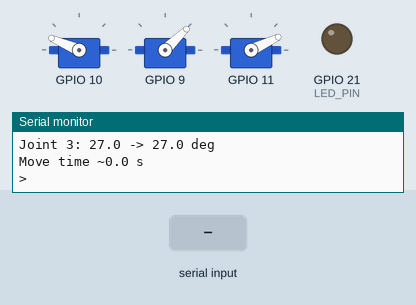
Simulated run of this program. Board: ESP32-S3. Parts: 3 × servo, output pins drawn as LEDs (lit = HIGH), the last lines printed to the serial monitor. Dashed ring = blinking. The inputs (shaded band) are chosen by the test bench. EEPROM starts erased; servo pulses on a pin are drawn as a servo (544–2400 µs = 0–180°).

Above: at 1.7 s.
1.8 s: "test\n" received over Serial
At 3.7 s:
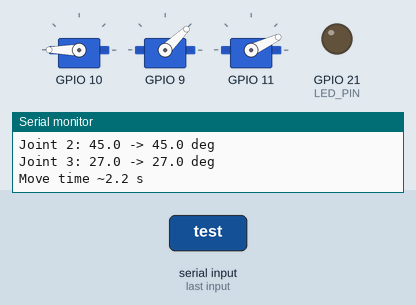
4.8 s: "stop\n" received over Serial
At 5.1 s:
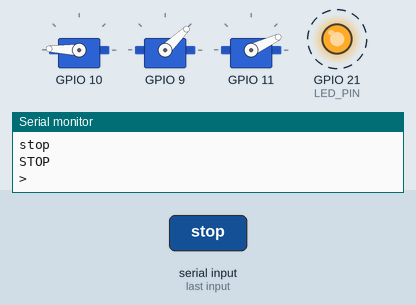
Timing chart, 0 to 15.3 s (numbered marks = the images above; inputs shaded):
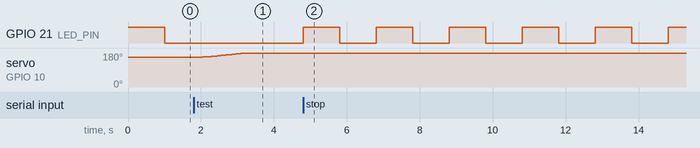

The program:

main.cpp
```cpp
// RASTICrane servo controller for the ESP32-S3 Super Mini (HW-747 V0.02).
//
// Serial commands (115200 baud, native USB):
//   <joint> <angle>      move one joint, e.g. "1 150"
//   goto <a> <b> <c>     move all joints, arriving at the same time
//   home                 move to the home pose
//   stop                 freeze where the arm is now
//   speed <deg/s>        set max speed          accel <deg/s^2>  set acceleration
//   here <a> <b> <c>     tell the controller where the arm is, without moving it
//   relax / hold         stop / restart the servo pulses
//   status               show positions and settings
//   test                 sweep each joint through its range and back
//
// Motion: every move follows a trapezoidal velocity profile (accelerate, cruise at
// maxSpeed_degps, decelerate). The position is a float and is updated once per
// PWM frame, so the servo sees a continuous ramp instead of whole-degree jumps.
//
// Start-up: hobby servos report no position. The controller assumes the arm is where
// it was last commanded (saved in flash), or at the home pose if nothing was saved,
// holds that pose briefly, then glides to the home pose at the normal smooth speed.

#include <Arduino.h>
#include <Preferences.h>
#include <math.h>
#include "driver/ledc.h"

// ============================================
// JOINT CONFIGURATION (per arm)
// ============================================
// Angles are servo angles in degrees, 0 at minPulse_us and servoTravel_deg at maxPulse_us.
// minAngle_deg / maxAngle_deg: allowed range; commands outside it are rejected.
// homeAngle_deg: the pose assumed at first boot, moved to after every boot, and used by "home".
struct JointConfig {
    const char* name;
    uint8_t pin;
    ledc_channel_t channel;
    float servoTravel_deg;
    uint16_t minPulse_us;
    uint16_t maxPulse_us;
    float minAngle_deg;
    float maxAngle_deg;
    float homeAngle_deg;
};

const JointConfig kJoints[] = {
    // name        pin  channel          travel  minUs  maxUs   min    max    home
    {"base 300",   10,  LEDC_CHANNEL_0,  300.0f, 500,   2500,   0.0f,  300.0f, 250.0f},
    {"180 #1",      9,  LEDC_CHANNEL_1,  180.0f, 500,   2500,   0.0f,  180.0f, 45.0f},
    {"180 #2",     11,  LEDC_CHANNEL_2,  180.0f, 500,   2500,   0.0f,  180.0f, 27.0f},
};
const uint8_t kNumJoints = sizeof(kJoints) / sizeof(kJoints[0]);

// ============================================
// MOTION TUNING (can also be changed at run time with "speed" / "accel")
// ============================================
float maxSpeed_degps = 30.0f;    // cruise speed of the slowest-finishing joint
float accel_degps2 = 60.0f;      // ramp up/down rate; lower = gentler starts and stops

// After boot, hold the assumed pose for kBootHold_ms, then move smoothly to the home pose.
const bool kHomeOnBoot = true;
const uint32_t kBootHold_ms = 500;

// ============================================
// HARDWARE
// ============================================
#define LED_PIN           21
#define LED_ON            LOW     // onboard LED is active low

#define LEDC_MODE         LEDC_LOW_SPEED_MODE
#define LEDC_TIMER        LEDC_TIMER_0
#define LEDC_RESOLUTION   LEDC_TIMER_14_BIT   // 14 bits at 50 Hz: 1.22 us per count (~0.18 deg)
const uint32_t kPwmFreq_hz = 50;
const uint32_t kPwmPeriod_us = 1000000 / kPwmFreq_hz;
const uint32_t kDutyMax = (1u << 14) - 1;

// One motion update per PWM frame; updating faster than the servo reads pulses does nothing.
const uint32_t kUpdatePeriod_us = kPwmPeriod_us;

// Positions are saved after motion stops and the arm has been still this long.
const uint32_t kSaveDelay_ms = 500;

// Flash key for the saved pose. Changed from "pose" when the base and 180 #2 pins were
// swapped, so a pose saved in the old joint order is never applied to the wrong servo.
const char* const kPoseKey = "pose2";

const uint8_t kInputBufferSize = 64;

// ============================================
// STATE
// ============================================
struct JointState {
    float position_deg;     // where the servo is being commanded right now
    float velocity_degps;   // signed
    float target_deg;
    float moveSpeed_degps;  // this move's speed/accel limits (scaled so joints finish together)
    float moveAccel_degps2;
    bool moving;
};

JointState joints[kNumJoints];
bool outputsEnabled = true;
bool poseDirty = false;       // position changed since last save
uint32_t lastMotion_ms = 0;
Preferences prefs;

// Queue of poses for "test", run one after the other.
const uint8_t kMaxQueuedPoses = 3 * kNumJoints + 1;
float poseQueue[kMaxQueuedPoses][kNumJoints];
uint8_t queueHead = 0, queueCount = 0;

// ============================================
// SERVO OUTPUT
// ============================================
static uint32_t angleToDuty(uint8_t jointIdx, float angle_deg) {
    const JointConfig& cfg = kJoints[jointIdx];
    float pulse_us = cfg.minPulse_us +
                     (angle_deg / cfg.servoTravel_deg) * (cfg.maxPulse_us - cfg.minPulse_us);
    return (uint32_t)lroundf(pulse_us * (float)(kDutyMax + 1) / (float)kPwmPeriod_us);
}

static void writeServo(uint8_t jointIdx) {
    uint32_t duty = outputsEnabled ? angleToDuty(jointIdx, joints[jointIdx].position_deg) : 0;
    ledc_set_duty(LEDC_MODE, kJoints[jointIdx].channel, duty);
    ledc_update_duty(LEDC_MODE, kJoints[jointIdx].channel);
}

static void setupPwm() {
    ledc_timer_config_t timerCfg = {};
    timerCfg.speed_mode = LEDC_MODE;
    timerCfg.duty_resolution = LEDC_RESOLUTION;
    timerCfg.timer_num = LEDC_TIMER;
    timerCfg.freq_hz = kPwmFreq_hz;
    timerCfg.clk_cfg = LEDC_AUTO_CLK;
    ledc_timer_config(&timerCfg);

    for (uint8_t i = 0; i < kNumJoints; i++) {
        ledc_channel_config_t channelCfg = {};
        channelCfg.gpio_num = kJoints[i].pin;
        channelCfg.speed_mode = LEDC_MODE;
        channelCfg.channel = kJoints[i].channel;
        channelCfg.timer_sel = LEDC_TIMER;
        // The very first pulse is already the assumed pose, so the servo is not yanked anywhere.
        channelCfg.duty = angleToDuty(i, joints[i].position_deg);
        channelCfg.hpoint = 0;
        ledc_channel_config(&channelCfg);
    }
}

// ============================================
// SAVED POSE
// ============================================
static void loadPose() {
    prefs.begin("arm", true);
    bool havePose = prefs.isKey(kPoseKey);
    float saved_deg[kNumJoints];
    if (havePose) {
        havePose = prefs.getBytes(kPoseKey, saved_deg, sizeof(saved_deg)) == sizeof(saved_deg);
    }
    prefs.end();

    for (uint8_t i = 0; i < kNumJoints; i++) {
        float angle_deg = havePose ? saved_deg[i] : kJoints[i].homeAngle_deg;
        angle_deg = constrain(angle_deg, kJoints[i].minAngle_deg, kJoints[i].maxAngle_deg);
        joints[i] = {angle_deg, 0.0f, angle_deg, maxSpeed_degps, accel_degps2, false};
    }
    Serial.println(havePose ? "Assuming last saved pose (no homing)."
                            : "No saved pose: assuming home pose (no homing).");
}

static void savePose() {
    float pose_deg[kNumJoints];
    for (uint8_t i = 0; i < kNumJoints; i++) pose_deg[i] = joints[i].position_deg;
    prefs.begin("arm", false);
    prefs.putBytes(kPoseKey, pose_deg, sizeof(pose_deg));
    prefs.end();
    poseDirty = false;
}

// ============================================
// MOTION
// ============================================
static bool anyMoving() {
    for (uint8_t i = 0; i < kNumJoints; i++) {
        if (joints[i].moving) return true;
    }
    return false;
}

// Time for a trapezoidal (or triangular, if too short to reach full speed) move from rest.
static float moveTime_s(float distance_deg, float speed_degps, float accel_degps2) {
    if (distance_deg <= 0.0f) return 0.0f;
    if (distance_deg >= speed_degps * speed_degps / accel_degps2) {
        return distance_deg / speed_degps + speed_degps / accel_degps2;
    }
    return 2.0f * sqrtf(distance_deg / accel_degps2);
}

static bool inRange(uint8_t jointIdx, float angle_deg) {
    return angle_deg >= kJoints[jointIdx].minAngle_deg && angle_deg <= kJoints[jointIdx].maxAngle_deg;
}

static void printRangeError(uint8_t jointIdx, float angle_deg) {
    Serial.printf("Rejected: joint %d target %.1f deg is outside [%.1f, %.1f]\n", jointIdx + 1,
                  angle_deg, kJoints[jointIdx].minAngle_deg, kJoints[jointIdx].maxAngle_deg);
}

// Start a coordinated move. Joints with move[i] == false keep doing what they were doing.
// Each moving joint's speed and acceleration are scaled by its share of the longest
// distance, which gives every joint the same profile shape and the same arrival time.
static bool startMove(const float target_deg[], const bool move[]) {
    for (uint8_t i = 0; i < kNumJoints; i++) {
        if (move[i] && !inRange(i, target_deg[i])) {
            printRangeError(i, target_deg[i]);
            return false;
        }
    }
    if (!outputsEnabled) {
        Serial.println("Rejected: servos are relaxed. Use 'here a b c' or 'hold' first.");
        return false;
    }

    float longest_deg = 0.0f;
    for (uint8_t i = 0; i < kNumJoints; i++) {
        if (move[i]) longest_deg = fmaxf(longest_deg, fabsf(target_deg[i] - joints[i].position_deg));
    }

    for (uint8_t i = 0; i < kNumJoints; i++) {
        if (!move[i]) continue;
        JointState& j = joints[i];
        float distance_deg = fabsf(target_deg[i] - j.position_deg);
        float scale = longest_deg > 0.0f ? distance_deg / longest_deg : 1.0f;
        j.target_deg = target_deg[i];
        j.moveSpeed_degps = fmaxf(maxSpeed_degps * scale, 0.01f);
        j.moveAccel_degps2 = fmaxf(accel_degps2 * scale, 0.01f);
        j.moving = j.target_deg != j.position_deg || j.velocity_degps != 0.0f;
        Serial.printf("Joint %d: %.1f -> %.1f deg\n", i + 1, j.position_deg, j.target_deg);
    }
    Serial.printf("Move time ~%.1f s\n", moveTime_s(longest_deg, maxSpeed_degps, accel_degps2));
    return true;
}

static void moveAll(const float target_deg[]) {
    bool move[kNumJoints];
    for (uint8_t i = 0; i < kNumJoints; i++) move[i] = true;
    startMove(target_deg, move);
}

static void moveHome() {
    float pose_deg[kNumJoints];
    for (uint8_t i = 0; i < kNumJoints; i++) pose_deg[i] = kJoints[i].homeAngle_deg;
    moveAll(pose_deg);
}

// Advance one joint by dt along its profile.
static void stepJoint(uint8_t jointIdx, float dt_s) {
    JointState& j = joints[jointIdx];
    if (!j.moving) return;

    float remaining_deg = j.target_deg - j.position_deg;
    float direction = remaining_deg >= 0.0f ? 1.0f : -1.0f;
    float speed_degps = j.velocity_degps * direction;   // positive when heading toward target
    float accel = j.moveAccel_degps2;

    if (speed_degps < 0.0f) {
        // Retargeted while heading the other way: brake first.
        speed_degps = fminf(speed_degps + accel * dt_s, 0.0f);
    } else {
        // Fastest speed from which we can still stop at the target, capped at cruise speed.
        float stopLimit_degps = sqrtf(2.0f * accel * fabsf(remaining_deg));
        float cap_degps = fminf(j.moveSpeed_degps, stopLimit_degps);
        speed_degps = fminf(speed_degps + accel * dt_s, cap_degps);
        if (speed_degps * dt_s >= fabsf(remaining_deg)) {
            j.position_deg = j.target_deg;
            j.velocity_degps = 0.0f;
            j.moving = false;
            Serial.printf("Joint %d reached %.1f deg\n", jointIdx + 1, j.position_deg);
            return;
        }
    }

    j.velocity_degps = speed_degps * direction;
    j.position_deg += j.velocity_degps * dt_s;
}

static void updateMotion() {
    static uint32_t lastUpdate_us = micros();
    uint32_t now_us = micros();
    uint32_t elapsed_us = now_us - lastUpdate_us;
    if (elapsed_us < kUpdatePeriod_us) return;
    lastUpdate_us = now_us;

    // Use the real elapsed time so a late loop doesn't slow the motion down,
    // but cap it so a long stall (e.g. flash write) doesn't cause a jump.
    float dt_s = fminf(elapsed_us, 4 * kUpdatePeriod_us) * 1e-6f;

    bool wasMoving = anyMoving();
    for (uint8_t i = 0; i < kNumJoints; i++) {
        if (!joints[i].moving) continue;
        stepJoint(i, dt_s);
        writeServo(i);
        poseDirty = true;
    }
    if (wasMoving) lastMotion_ms = millis();

    // Start the next queued pose once everything has stopped.
    if (!anyMoving() && queueCount > 0) {
        moveAll(poseQueue[queueHead]);
        queueHead = (queueHead + 1) % kMaxQueuedPoses;
        queueCount--;
    }

    // Remember where the arm is, so the next power-up can trust it.
    if (poseDirty && !anyMoving() && millis() - lastMotion_ms > kSaveDelay_ms) {
        savePose();
    }
}

static void stopAll() {
    queueCount = 0;
    for (uint8_t i = 0; i < kNumJoints; i++) {
        joints[i].target_deg = joints[i].position_deg;
        joints[i].velocity_degps = 0.0f;
        joints[i].moving = false;
    }
}

static void queuePose(const float pose_deg[]) {
    if (queueCount >= kMaxQueuedPoses) return;
    uint8_t slot = (queueHead + queueCount) % kMaxQueuedPoses;
    memcpy(poseQueue[slot], pose_deg, sizeof(poseQueue[slot]));
    queueCount++;
}

// ============================================
// COMMANDS
// ============================================
static void printHelp() {
    Serial.println("Commands:");
    Serial.println("  <joint> <angle>    e.g. '1 150' or '2 90'");
    Serial.println("  goto <a> <b> <c>   move all joints together");
    Serial.println("  home               move to the home pose");
    Serial.println("  stop               freeze where the arm is now");
    Serial.println("  speed <deg/s>      max speed");
    Serial.println("  accel <deg/s^2>    acceleration");
    Serial.println("  here <a> <b> <c>   set the believed pose without moving");
    Serial.println("  relax / hold       stop / restart servo pulses");
    Serial.println("  status             show positions");
    Serial.println("  test               sweep each joint");
}

static void printStatus() {
    Serial.println("-- Status --");
    for (uint8_t i = 0; i < kNumJoints; i++) {
        Serial.printf("Joint %d (%s): %.1f -> %.1f deg  [range %.0f..%.0f, home %.0f]\n", i + 1,
                      kJoints[i].name, joints[i].position_deg, joints[i].target_deg,
                      kJoints[i].minAngle_deg, kJoints[i].maxAngle_deg, kJoints[i].homeAngle_deg);
    }
    Serial.printf("Speed %.1f deg/s, accel %.1f deg/s^2, servos %s\n", maxSpeed_degps,
                  accel_degps2, outputsEnabled ? "holding" : "relaxed");
}

static void handleCommand(const char* line) {
    float a, b, c;
    int jointNum;

    if (strcmp(line, "status") == 0) {
        printStatus();
    } else if (strcmp(line, "help") == 0) {
        printHelp();
    } else if (strcmp(line, "stop") == 0) {
        stopAll();
        Serial.println("STOP");
    } else if (strcmp(line, "home") == 0) {
        moveHome();
    } else if (strcmp(line, "relax") == 0) {
        stopAll();
        outputsEnabled = false;
        for (uint8_t i = 0; i < kNumJoints; i++) writeServo(i);
        Serial.println("Servos relaxed. If the arm is moved by hand, use 'here a b c' before 'hold'.");
    } else if (strcmp(line, "hold") == 0) {
        outputsEnabled = true;
        for (uint8_t i = 0; i < kNumJoints; i++) writeServo(i);
        Serial.println("Servos holding.");
    } else if (strcmp(line, "test") == 0) {
        if (anyMoving()) {
            Serial.println("Rejected: wait for the current move to finish.");
            return;
        }
        float start_deg[kNumJoints], pose_deg[kNumJoints];
        for (uint8_t i = 0; i < kNumJoints; i++) start_deg[i] = joints[i].position_deg;
        memcpy(pose_deg, start_deg, sizeof(pose_deg));
        for (uint8_t i = 0; i < kNumJoints; i++) {
            pose_deg[i] = kJoints[i].maxAngle_deg; queuePose(pose_deg);
            pose_deg[i] = kJoints[i].minAngle_deg; queuePose(pose_deg);
            pose_deg[i] = start_deg[i];            queuePose(pose_deg);
        }
        Serial.println("Test sweep queued ('stop' to abort).");
    } else if (sscanf(line, "speed %f", &a) == 1) {
        if (a > 0.0f) maxSpeed_degps = a;
        Serial.printf("Speed %.1f deg/s (applies to the next move)\n", maxSpeed_degps);
    } else if (sscanf(line, "accel %f", &a) == 1) {
        if (a > 0.0f) accel_degps2 = a;
        Serial.printf("Accel %.1f deg/s^2 (applies to the next move)\n", accel_degps2);
    } else if (sscanf(line, "here %f %f %f", &a, &b, &c) == 3) {
        float pose_deg[kNumJoints] = {a, b, c};
        for (uint8_t i = 0; i < kNumJoints; i++) {
            if (!inRange(i, pose_deg[i])) { printRangeError(i, pose_deg[i]); return; }
        }
        stopAll();
        for (uint8_t i = 0; i < kNumJoints; i++) {
            joints[i].position_deg = joints[i].target_deg = pose_deg[i];
            writeServo(i);
        }
        savePose();
        Serial.println("Pose set.");
    } else if (sscanf(line, "goto %f %f %f", &a, &b, &c) == 3) {
        float pose_deg[kNumJoints] = {a, b, c};
        queueCount = 0;
        moveAll(pose_deg);
    } else if (sscanf(line, "%d %f", &jointNum, &a) == 2 && jointNum >= 1 && jointNum <= kNumJoints) {
        float target_deg[kNumJoints] = {};
        bool move[kNumJoints] = {};
        target_deg[jointNum - 1] = a;
        move[jointNum - 1] = true;
        queueCount = 0;
        startMove(target_deg, move);
    } else {
        Serial.println("Unknown command. Type 'help'.");
    }
}

static void readSerial() {
    static char buf[kInputBufferSize];
    static uint8_t len = 0;
    static char prevChar = 0;

    while (Serial.available()) {
        char ch = Serial.read();

        if (ch == '\r' || ch == '\n') {
            bool crlf = (ch == '\n' && prevChar == '\r');
            prevChar = ch;
            if (crlf) continue;   // second half of a CR LF line ending
            Serial.println();
            if (len > 0) {
                buf[len] = '\0';
                handleCommand(buf);
                len = 0;
            }
            Serial.print("> ");
            continue;
        }
        prevChar = ch;

        if ((ch == '\b' || ch == 127) && len > 0) {
            len--;
            Serial.print("\b \b");
        } else if (ch >= 32 && ch < 127 && len < kInputBufferSize - 1) {
            buf[len++] = ch;
            Serial.write(ch);
        }
    }
}

static void updateLed() {
    static uint32_t lastBlink_ms = 0;
    static bool ledOn = false;
    if (anyMoving()) {
        ledOn = true;                                  // solid while moving
    } else if (millis() - lastBlink_ms > 1000) {
        lastBlink_ms = millis();
        ledOn = !ledOn;                                // slow heartbeat when idle
    }
    digitalWrite(LED_PIN, ledOn ? LED_ON : !LED_ON);
}

// ============================================
// MAIN
// ============================================
void setup() {
    pinMode(LED_PIN, OUTPUT);
    digitalWrite(LED_PIN, !LED_ON);

    Serial.begin(115200);
    // Give the USB serial a moment to connect, but run without a host too.
    uint32_t start_ms = millis();
    while (!Serial && millis() - start_ms < 2000) delay(10);

    Serial.println("\nRASTICrane servo controller (ESP32-S3)");
    Serial.println("======================================");

    loadPose();
    setupPwm();

    printStatus();
    Serial.println();
    printHelp();

    if (kHomeOnBoot) {
        delay(kBootHold_ms);
        Serial.println("\nMoving to home pose...");
        moveHome();
    }
    Serial.print("\n> ");
}

void loop() {
    updateMotion();
    readSerial();
    updateLed();
}
```

Measured:
- after the input at 1.8 s, GPIO 21 (LED_PIN): stays LOW (without the input it goes to HIGH after 0.20 s); servo on GPIO 10: rises from 157° to 180° in 1.3 s, then falls to 178° in 1.6 s
- after the input at 4.8 s, GPIO 21 (LED_PIN): alternates HIGH for 1.0 s and LOW for 1.0 s, starting at once; servo on GPIO 10: stops changing and stays 178°
